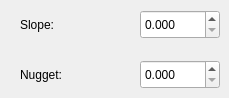
       <widget class="QWidget" name="linearStartwerte">
        <widget class="QLabel" name="label_nugget_3">
         <property name="geometry">
          <rect>
           <x>20</x>
           <y>60</y>
           <width>69</width>
           <height>29</height>
          </rect>
         </property>
         <property name="text">
          <string>Nugget:</string>
         </property>
        </widget>
        <widget class="QDoubleSpinBox" name="doubleSpinBox_nugget_lin">
         <property name="geometry">
          <rect>
           <x>140</x>
           <y>60</y>
           <width>80</width>
           <height>29</height>
          </rect>
         </property>
         <property name="decimals">
          <number>3</number>
         </property>
         <property name="singleStep">
          <double>0.100000000000000</double>
         </property>
         <property name="value">
          <double>0.000000000000000</double>
         </property>
        </widget>
        <widget class="QLabel" name="label_slope">
         <property name="geometry">
          <rect>
           <x>20</x>
           <y>10</y>
           <width>69</width>
           <height>29</height>
          </rect>
         </property>
         <property name="text">
          <string>Slope:</string>
         </property>
        </widget>
        <widget class="QDoubleSpinBox" name="doubleSpinBox_slope">
         <property name="geometry">
          <rect>
           <x>140</x>
           <y>10</y>
           <width>80</width>
           <height>29</height>
          </rect>
         </property>
         <property name="decimals">
          <number>3</number>
         </property>
         <property name="singleStep">
          <double>0.100000000000000</double>
         </property>
         <property name="value">
          <double>0.000000000000000</double>
         </property>
        </widget>
       </widget>
